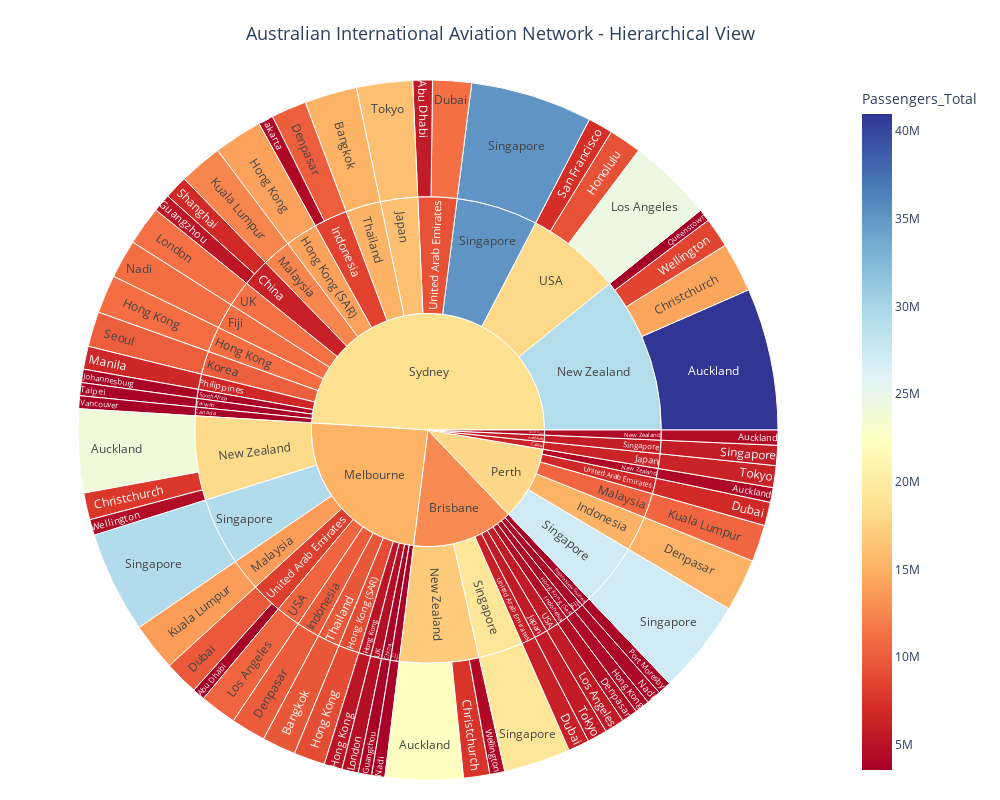

The notebook cell this image was saved under:
### Code cell
# Sunburst Chart
sunburst_data = df_clean.groupby(['AustralianPort', 'Country', 'ForeignPort'])['Passengers_Total'].sum().reset_index()
sunburst_data = sunburst_data.sort_values('Passengers_Total', ascending=False).head(60)

fig_sunburst = px.sunburst(
    sunburst_data,
    path=['AustralianPort', 'Country', 'ForeignPort'],
    values='Passengers_Total',
    title='Australian International Aviation Network - Hierarchical View',
    color='Passengers_Total',
    color_continuous_scale='RdYlBu',
    hover_data={'Passengers_Total': ':,.0f'}
)

fig_sunburst.update_layout(
    height=800,
    width=1000,
    font_size=12,
    title_font_size=18,
    title_x=0.5,
    margin=dict(t=80, l=20, r=20, b=20)
)

fig_sunburst.update_traces(
    hovertemplate="<b>%{label}</b><br>" +
                  "Passengers: %{value:,.0f}<br>" +
                  "Percentage: %{percentParent}<br>" +
                  "<extra></extra>"
)

fig_sunburst.show()

### Figure 1 — Plotly figure (JSON) as saved in the notebook; plotly's stock layout.template omitted (floating-point values rounded to 4 significant figures)
{"data": [{"branchvalues": "total", "customdata": [[3628499], [5656125], [22435271], [4342054], [24070445], [4231917], [40969873], [9692863], [15131478], [7552594], [7768021], [14319298], [4600020], [10020367], [15179238], [10173576], [6102292], [9850950], [6792755], [11183611], [3860720], [5215108], [5212435], [11057497], [4260995], [9013994], [14043406], [9406561], [4297690], [3855565], [13830213], [10649529], [12458018], [4757247], [11259879], [5691386], [10590763], [24519331], [6623134], [4195691], [3798559], [11134605], [3881638], [3572676], [7135765], [10105579], [6759000], [5809944], [19259891], [29260667], [27149006], [35183831], [3764353], [5707213], [6309902], [16139982], [3731606], [4298295], [4558780], [8585255], [3731606], [3860720], [6087000.0], [4195691], [3798559], [11134605], [5212435], [11057497], [4260995], [9013994], [14043406], [4600020], [10020367], [15179238], [8429000.0], [5707213], [6309902], [16139982], [10105579], [13830213], [10649529], [12458018], [16880000.0], [4342054], [18150000.0], [4231917], [29210000.0], [3881638], [6623134], [5809944], [19259891], [29260667], [27149006], [35183831], [3855565], [3764353], [9692863], [15131478], [4757247], [11259879], [5691386], [10590763], [18040000.0], [6102292], [8176000.0], [6792755], [9327000.0], [5809944], [12770000.0], [6309902], [4342054], [15240000.0], [17890000.0], [18620000.0]], "domain": {"x": [0, 1], "y": [0, 1]}, "hovertemplate": "<b>%{label}</b><br>Passengers: %{value:,.0f}<br>Percentage: %{percentParent}<br><extra></extra>", "ids": ["Melbourne/United Arab Emirates/Abu Dhabi", "Sydney/United Arab Emirates/Abu Dhabi", "Brisbane/New Zealand/Auckland", "Gold Coast/New Zealand/Auckland", "Melbourne/New Zealand/Auckland", "Perth/New Zealand/Auckland", "Sydney/New Zealand/Auckland", "Melbourne/Thailand/Bangkok", "Sydney/Thailand/Bangkok", "Brisbane/New Zealand/Christchurch", "Melbourne/New Zealand/Christchurch", "Sydney/New Zealand/Christchurch", "Brisbane/Indonesia/Denpasar", "Melbourne/Indonesia/Denpasar", "Perth/Indonesia/Denpasar", "Sydney/Indonesia/Denpasar", "Brisbane/United Arab Emirates/Dubai", "Melbourne/United Arab Emirates/Dubai", "Perth/United Arab Emirates/Dubai", "Sydney/United Arab Emirates/Dubai", "Melbourne/China/Guangzhou", "Sydney/China/Guangzhou", "Melbourne/Hong Kong/Hong Kong", "Sydney/Hong Kong/Hong Kong", "Brisbane/Hong Kong (SAR)/Hong Kong", "Melbourne/Hong Kong (SAR)/Hong Kong", "Sydney/Hong Kong (SAR)/Hong Kong", "Sydney/USA/Honolulu", "Sydney/Indonesia/Jakarta", "Sydney/South Africa/Johannesburg", "Melbourne/Malaysia/Kuala Lumpur", "Perth/Malaysia/Kuala Lumpur", "Sydney/Malaysia/Kuala Lumpur", "Melbourne/UK/London", "Sydney/UK/London", "Brisbane/USA/Los Angeles", "Melbourne/USA/Los Angeles", "Sydney/USA/Los Angeles", "Sydney/Philippines/Manila", "Brisbane/Fiji/Nadi", "Melbourne/Fiji/Nadi", "Sydney/Fiji/Nadi", "Brisbane/Papua New Guinea/Port Moresby", "Sydney/New Zealand/Queenstown", "Sydney/USA/San Francisco", "Sydney/Korea/Seoul", "Sydney/China/Shanghai", "Adelaide/Singapore/Singapore", "Brisbane/Singapore/Singapore", "Melbourne/Singapore/Singapore", "Perth/Singapore/Singapore", "Sydney/Singapore/Singapore", "Sydney/Taiwan/Taipei", "Brisbane/Japan/Tokyo", "Cairns/Japan/Tokyo", "Sydney/Japan/Tokyo", "Sydney/Canada/Vancouver", "Brisbane/New Zealand/Wellington", "Melbourne/New Zealand/Wellington", "Sydney/New Zealand/Wellington", "Sydney/Canada", "Melbourne/China", "Sydney/China", "Brisbane/Fiji", "Melbourne/Fiji", "Sydney/Fiji", "Melbourne/Hong Kong", "Sydney/Hong Kong", "Brisbane/Hong Kong (SAR)", "Melbourne/Hong Kong (SAR)", "Sydney/Hong Kong (SAR)", "Brisbane/Indonesia", "Melbourne/Indonesia", "Perth/Indonesia", "Sydney/Indonesia", "Brisbane/Japan", "Cairns/Japan", "Sydney/Japan", "Sydney/Korea", "Melbourne/Malaysia", "Perth/Malaysia", "Sydney/Malaysia", "Brisbane/New Zealand", "Gold Coast/New Zealand", "Melbourne/New Zealand", "Perth/New Zealand", "Sydney/New Zealand", "Brisbane/Papua New Guinea", "Sydney/Philippines", "Adelaide/Singapore", "Brisbane/Singapore", "Melbourne/Singapore", "Perth/Singapore", "Sydney/Singapore", "Sydney/South Africa", "Sydney/Taiwan", "Melbourne/Thailand", "Sydney/Thailand", "Melbourne/UK", "Sydney/UK", "Brisbane/USA", "Melbourne/USA", "Sydney/USA", "Brisbane/United Arab Emirates", "Melbourne/United Arab Emirates", "Perth/United Arab Emirates", "Sydney/United Arab Emirates", "Adelaide", "Brisbane", "Cairns", "Gold Coast", "Melbourne", "Perth", "Sydney"], "labels": ["Abu Dhabi", "Abu Dhabi", "Auckland", "Auckland", "Auckland", "Auckland", "Auckland", "Bangkok", "Bangkok", "Christchurch", "Christchurch", "Christchurch", "Denpasar", "Denpasar", "Denpasar", "Denpasar", "Dubai", "Dubai", "Dubai", "Dubai", "Guangzhou", "Guangzhou", "Hong Kong", "Hong Kong", "Hong Kong", "Hong Kong", "Hong Kong", "Honolulu", "Jakarta", "Johannesburg", "Kuala Lumpur", "Kuala Lumpur", "Kuala Lumpur", "London", "London", "Los Angeles", "Los Angeles", "Los Angeles", "Manila", "Nadi", "Nadi", "Nadi", "Port Moresby", "Queenstown", "San Francisco", "Seoul", "Shanghai", "Singapore", "Singapore", "Singapore", "Singapore", "Singapore", "Taipei", "Tokyo", "Tokyo", "Tokyo", "Vancouver", "Wellington", "Wellington", "Wellington", "Canada", "China", "China", "Fiji", "Fiji", "Fiji", "Hong Kong", "Hong Kong", "Hong Kong (SAR)", "Hong Kong (SAR)", "Hong Kong (SAR)", "Indonesia", "Indonesia", "Indonesia", "Indonesia", "Japan", "Japan", "Japan", "Korea", "Malaysia", "Malaysia", "Malaysia", "New Zealand", "New Zealand", "New Zealand", "New Zealand", "New Zealand", "Papua New Guinea", "Philippines", "Singapore", "Singapore", "Singapore", "Singapore", "Singapore", "South Africa", "Taiwan", "Thailand", "Thailand", "UK", "UK", "USA", "USA", "USA", "United Arab Emirates", "United Arab Emirates", "United Arab Emirates", "United Arab Emirates", "Adelaide", "Brisbane", "Cairns", "Gold Coast", "Melbourne", "Perth", "Sydney"], "marker": {"coloraxis": "coloraxis", "colors": [3628499, 5656125, 22435271, 4342054, 24070445, 4231917, 40969873, 9692863, 15131478, 7552594, 7768021, 14319298, 4600020, 10020367, 15179238, 10173576, 6102292, 9850950, 6792755, 11183611, 3860720, 5215108, 5212435, 11057497, 4260995, 9013994, 14043406, 9406561, 4297690, 3855565, 13830213, 10649529, 12458018, 4757247, 11259879, 5691386, 10590763, 24519331, 6623134, 4195691, 3798559, 11134605, 3881638, 3572676, 7135765, 10105579, 6759000, 5809944, 19259891, 29260667, 27149006, 35183831, 3764353, 5707213, 6309902, 16139982, 3731606, 4298295, 4558780, 8585255, 3731606, 3860720, 6087000.0, 4195691, 3798559, 11134605, 5212435, 11057497, 4260995, 9013994, 14043406, 4600020, 10020367, 15179238, 8429000.0, 5707213, 6309902, 16139982, 10105579, 13830213, 10649529, 12458018, 16880000.0, 4342054, 18150000.0, 4231917, 29210000.0, 3881638, 6623134, 5809944, 19259891, 29260667, 27149006, 35183831, 3855565, 3764353, 9692863, 15131478, 4757247, 11259879, 5691386, 10590763, 18040000.0, 6102292, 8176000.0, 6792755, 9327000.0, 5809944, 12770000.0, 6309902, 4342054, 15240000.0, 17890000.0, 18620000.0]}, "name": "", "parents": ["Melbourne/United Arab Emirates", "Sydney/United Arab Emirates", "Brisbane/New Zealand", "Gold Coast/New Zealand", "Melbourne/New Zealand", "Perth/New Zealand", "Sydney/New Zealand", "Melbourne/Thailand", "Sydney/Thailand", "Brisbane/New Zealand", "Melbourne/New Zealand", "Sydney/New Zealand", "Brisbane/Indonesia", "Melbourne/Indonesia", "Perth/Indonesia", "Sydney/Indonesia", "Brisbane/United Arab Emirates", "Melbourne/United Arab Emirates", "Perth/United Arab Emirates", "Sydney/United Arab Emirates", "Melbourne/China", "Sydney/China", "Melbourne/Hong Kong", "Sydney/Hong Kong", "Brisbane/Hong Kong (SAR)", "Melbourne/Hong Kong (SAR)", "Sydney/Hong Kong (SAR)", "Sydney/USA", "Sydney/Indonesia", "Sydney/South Africa", "Melbourne/Malaysia", "Perth/Malaysia", "Sydney/Malaysia", "Melbourne/UK", "Sydney/UK", "Brisbane/USA", "Melbourne/USA", "Sydney/USA", "Sydney/Philippines", "Brisbane/Fiji", "Melbourne/Fiji", "Sydney/Fiji", "Brisbane/Papua New Guinea", "Sydney/New Zealand", "Sydney/USA", "Sydney/Korea", "Sydney/China", "Adelaide/Singapore", "Brisbane/Singapore", "Melbourne/Singapore", "Perth/Singapore", "Sydney/Singapore", "Sydney/Taiwan", "Brisbane/Japan", "Cairns/Japan", "Sydney/Japan", "Sydney/Canada", "Brisbane/New Zealand", "Melbourne/New Zealand", "Sydney/New Zealand", "Sydney", "Melbourne", "Sydney", "Brisbane", "Melbourne", "Sydney", "Melbourne", "Sydney", "Brisbane", "Melbourne", "Sydney", "Brisbane", "Melbourne", "Perth", "Sydney", "Brisbane", "Cairns", "Sydney", "Sydney", "Melbourne", "Perth", "Sydney", "Brisbane", "Gold Coast", "Melbourne", "Perth", "Sydney", "Brisbane", "Sydney", "Adelaide", "Brisbane", "Melbourne", "Perth", "Sydney", "Sydney", "Sydney", "Melbourne", "Sydney", "Melbourne", "Sydney", "Brisbane", "Melbourne", "Sydney", "Brisbane", "Melbourne", "Perth", "Sydney", "", "", "", "", "", "", ""], "type": "sunburst", "values": [3628499, 5656125, 22435271, 4342054, 24070445, 4231917, 40969873, 9692863, 15131478, 7552594, 7768021, 14319298, 4600020, 10020367, 15179238, 10173576, 6102292, 9850950, 6792755, 11183611, 3860720, 5215108, 5212435, 11057497, 4260995, 9013994, 14043406, 9406561, 4297690, 3855565, 13830213, 10649529, 12458018, 4757247, 11259879, 5691386, 10590763, 24519331, 6623134, 4195691, 3798559, 11134605, 3881638, 3572676, 7135765, 10105579, 6759000, 5809944, 19259891, 29260667, 27149006, 35183831, 3764353, 5707213, 6309902, 16139982, 3731606, 4298295, 4558780, 8585255, 3731606, 3860720, 11974108, 4195691, 3798559, 11134605, 5212435, 11057497, 4260995, 9013994, 14043406, 4600020, 10020367, 15179238, 14471266, 5707213, 6309902, 16139982, 10105579, 13830213, 10649529, 12458018, 34286160, 4342054, 36397246, 4231917, 67447102, 3881638, 6623134, 5809944, 19259891, 29260667, 27149006, 35183831, 3855565, 3764353, 9692863, 15131478, 4757247, 11259879, 5691386, 10590763, 41061657, 6102292, 13479449, 6792755, 16839736, 5809944, 87985286, 6309902, 4342054, 149914523, 64002445, 306282802]}], "layout": {"coloraxis": {"colorbar": {"title": {"text": "Passengers_Total"}}, "colorscale": [[0, "rgb(165,0,38)"], [0.1, "rgb(215,48,39)"], [0.2, "rgb(244,109,67)"], [0.3, "rgb(253,174,97)"], [0.4, "rgb(254,224,144)"], [0.5, "rgb(255,255,191)"], [0.6, "rgb(224,243,248)"], [0.7, "rgb(171,217,233)"], [0.8, "rgb(116,173,209)"], [0.9, "rgb(69,117,180)"], [1, "rgb(49,54,149)"]]}, "font": {"size": 12}, "height": 800, "legend": {"tracegroupgap": 0}, "margin": {"b": 20, "l": 20, "r": 20, "t": 80}, "title": {"font": {"size": 18}, "text": "Australian International Aviation Network - Hierarchical View", "x": 0.5}, "width": 1000}}
